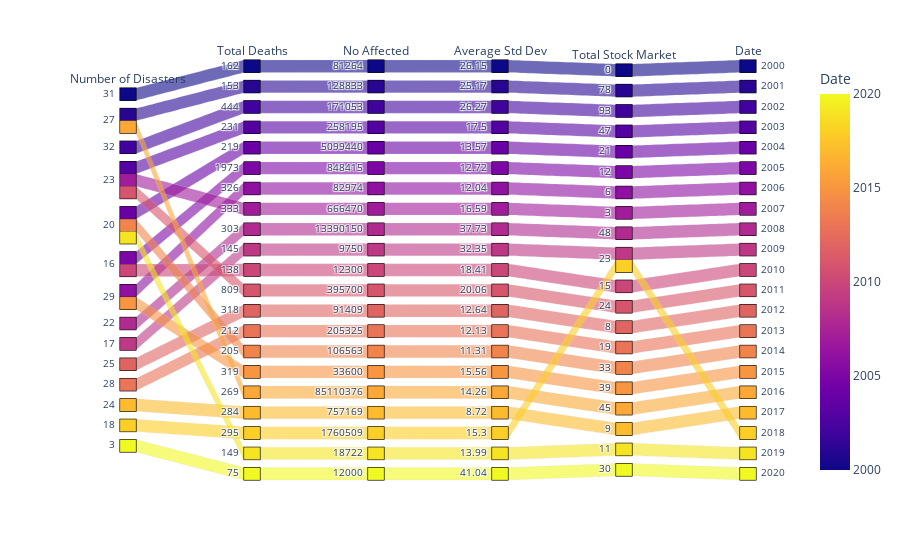

Notebook code for this chart:
### Code cell
combined_df['Average Std Dev']=round(combined_df['Average Std Dev']*100,2)
combined_df=combined_df.sort_values("Date", ascending=True)
figi=px.parallel_categories(combined_df, height=800, color=combined_df.index)
figi.show()

### Figure 1 — Plotly figure (JSON) as saved in the notebook; plotly's stock layout.template omitted (floating-point values rounded to 4 significant figures)
{"data": [{"dimensions": [{"label": "Number of Disasters", "values": [31, 27, 32, 23, 20, 16, 29, 23, 22, 17, 16, 23, 25, 28, 20, 29, 27, 24, 18, 20, 3]}, {"label": "Total Deaths", "values": [162, 153, 444, 231, 219, 1973, 326, 333, 303, 145, 138, 809, 318, 212, 205, 319, 269, 284, 295, 149, 75]}, {"label": "No Affected", "values": [81264, 128833, 171053, 258195, 5099440, 848415, 82974, 666470, 13390150, 9750, 12300, 395700, 91409, 205325, 106563, 33600, 85110376, 757169, 1760509, 18722, 12000]}, {"label": "Average Std Dev", "values": [26.15, 25.17, 26.27, 17.5, 13.57, 12.72, 12.04, 16.59, 37.73, 32.35, 18.41, 20.06, 12.64, 12.13, 11.31, 15.56, 14.26, 8.72, 15.3, 13.99, 41.04]}, {"label": "Total Stock Market", "values": [0, 78, 93, 47, 21, 12, 6, 3, 48, 23, 15, 24, 8, 19, 33, 39, 45, 9, 23, 11, 30]}, {"label": "Date", "values": [2000, 2001, 2002, 2003, 2004, 2005, 2006, 2007, 2008, 2009, 2010, 2011, 2012, 2013, 2014, 2015, 2016, 2017, 2018, 2019, 2020]}], "domain": {"x": [0, 1], "y": [0, 1]}, "line": {"color": [2000, 2001, 2002, 2003, 2004, 2005, 2006, 2007, 2008, 2009, 2010, 2011, 2012, 2013, 2014, 2015, 2016, 2017, 2018, 2019, 2020], "coloraxis": "coloraxis"}, "name": "", "type": "parcats"}], "layout": {"autosize": true, "coloraxis": {"colorbar": {"title": {"text": "Date"}}, "colorscale": [[0, "#0d0887"], [0.1111, "#46039f"], [0.2222, "#7201a8"], [0.3333, "#9c179e"], [0.4444, "#bd3786"], [0.5556, "#d8576b"], [0.6667, "#ed7953"], [0.7778, "#fb9f3a"], [0.8889, "#fdca26"], [1, "#f0f921"]]}, "legend": {"tracegroupgap": 0}, "margin": {"t": 60}}}
